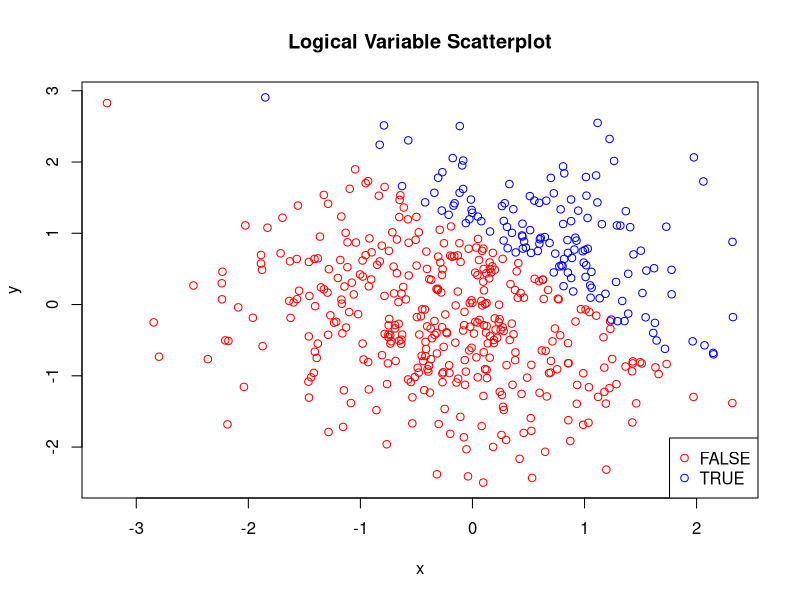
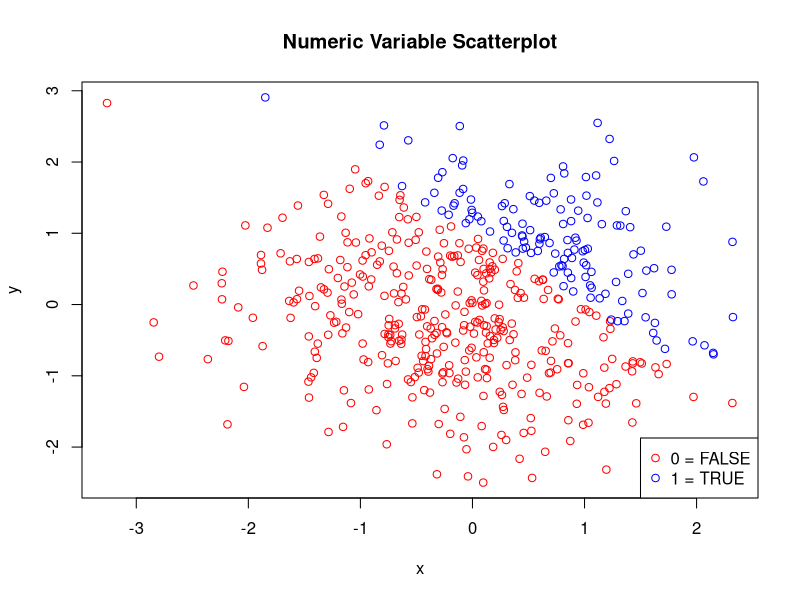
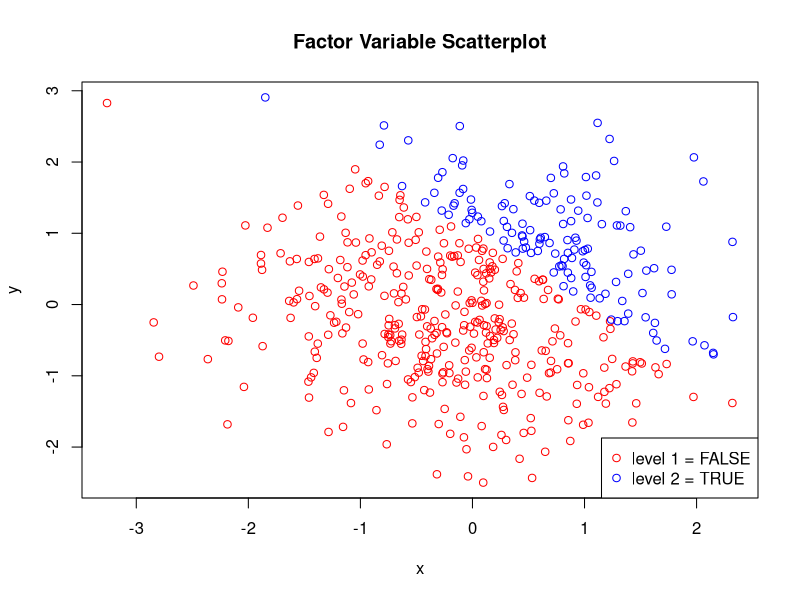

Generate these figures, in order, with R:
## ---- chunk 1
library(tidyverse)
library(ggplot2)
## ---- chunk 2

#Data frame
df_1 = tibble(
  random_samp = rnorm(8),
  log_vec = random_samp > 0,
  char_vec = as.character("a","b","c","d","e","f","g","h"),
  fac_vec = factor(c("jazz","rock","blues","jazz","jazz","rock","blues","rock"))
)

#Take the mean of each variable
mean_random_samp = mean(pull(df_1, random_samp))
mean_log_vec = mean(pull(df_1, log_vec))
mean_char_vec = mean(pull(df_1, char_vec))
mean_fac_vec = mean(pull(df_1, fac_vec))

## ---- chunk 3

as.numeric(pull(df_1, log_vec)) * pull(df_1, random_samp)
as.factor(pull(df_1, log_vec)) * pull(df_1, random_samp)
as.numeric(as.factor(pull(df_1, log_vec))) * pull(df_1, random_samp)
## ---- chunk 4
#Data frame
df_2 = tibble(
  x = rnorm(500),
  y = rnorm(500),
  log_vec_2 = x + y > 1,
  num_vec_2 = as.numeric(log_vec_2),
  fac_vec_2 = as.factor(log_vec_2)
)

#mean, median and standard deviation of x
mean_x = mean(pull(df_2, x))
median_x = median(pull(df_2, x))
sd_x = sd(pull(df_2, x))

#Proportion of cases for which x+y>1
prop_case = mean(pull(df_2, log_vec_2))

## ---- chunk 5
with(df_2, plot(x, y, xlab = "x", ylab = "y", 
                main = "Logical Variable Scatterplot", type = "n"))
with(subset(df_2, log_vec_2 == 'FALSE'), points(x, y, col = 'red'))        
with(subset(df_2, log_vec_2 == 'TRUE'), points(x, y, col = 'blue'))
legend("bottomright", pch = 1, col = c("red","blue"), 
       legend = c("FALSE","TRUE"))
## ---- chunk 6

with(df_2, plot(x, y, xlab = "x", ylab = "y", 
                main = "Numeric Variable Scatterplot", type = "n"))
with(subset(df_2, num_vec_2 == '0'), points(x, y, col = 'red'))        
with(subset(df_2, num_vec_2 == '1'), points(x, y, col = 'blue'))
legend("bottomright", pch = 1, col = c("red","blue"), 
       legend = c("0 = FALSE","1 = TRUE"))
## ---- chunk 7
with(df_2, plot(x, y, xlab = "x", ylab = "y", 
                main = "Factor Variable Scatterplot", type = "n"))
with(subset(df_2, fac_vec_2 == 'FALSE'), points(x, y, col = 'red'))        
with(subset(df_2, fac_vec_2 == 'TRUE'), points(x, y, col = 'blue'))
legend("bottomright", pch = 1, col = c("red","blue"), 
       legend = c("level 1 = FALSE","level 2 = TRUE"))
